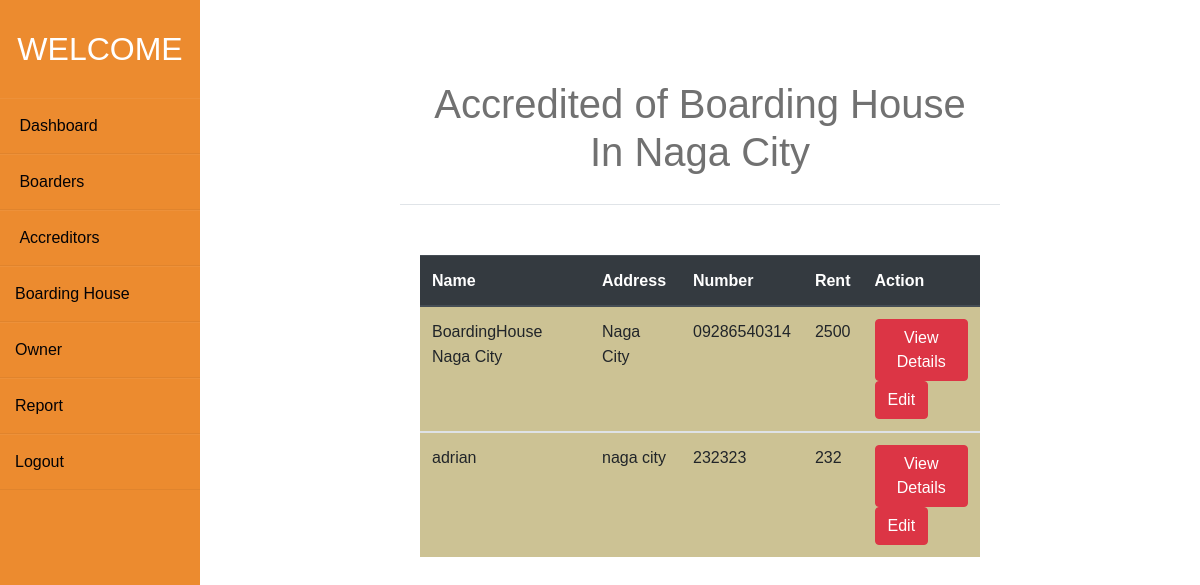
The app's page /admin/bhouse.php with its own data.
### tables this page shows
CREATE TABLE `boardinghouse` (
  `id` int(11) NOT NULL,
  `Name` varchar(30) NOT NULL,
  `Address` varchar(20) NOT NULL,
  `Number` varchar(15) NOT NULL,
  `bhouse_id` int(11) NOT NULL,
  `Rent` int(3) NOT NULL,
  `image` varchar(200) NOT NULL
);

### admin/getbhouse.php (the view)
<?php
include '../include/conn.php';
    $query = "SELECT * FROM `boardinghouse` ";
    $result = mysqli_query($conn,$query);
    while($row = mysqli_fetch_array($result))
    {
        ?>
            <tbody>
                <tr>
                <td><?php echo $row['Name']; ?></td>
                    <td><?php echo $row['Address']; ?></td>
                    <td><?php echo $row['Number']; ?></td>
                    <td><?php echo $row['Rent']; ?></td>
                    <td>
                    <form action="getbhouse.php" method="POST">
                                        <button type="submit" class="btn btn-danger" name="id" value="<?php echo $row['id']; ?>" >View Details </button>
                                    </form>
                                    <button type="submit" class="btn btn-danger" name="id" value="<?php echo $row['id']; ?>" >Edit </button>
                     </td>
            </tbody>
        <?php
}
?>

### css/admin.css (style rules this page uses)
* { margin: 0; padding: 0; box-sizing: border-box; list-style: none; text-decoration: none; font-family: 'Josefin Sans', sans-serif; }
body { background-color: #f3f5f9; }

### records on screen
boardinghouse: Name "BoardingHouse Naga City", Address "Naga City", Number "09286540314", Rent "2500", $row['id'] 10 (drawn)
boardinghouse: Name "adrian", Address "naga city", Number "232323", Rent "232", $row['id'] 11 (drawn)
